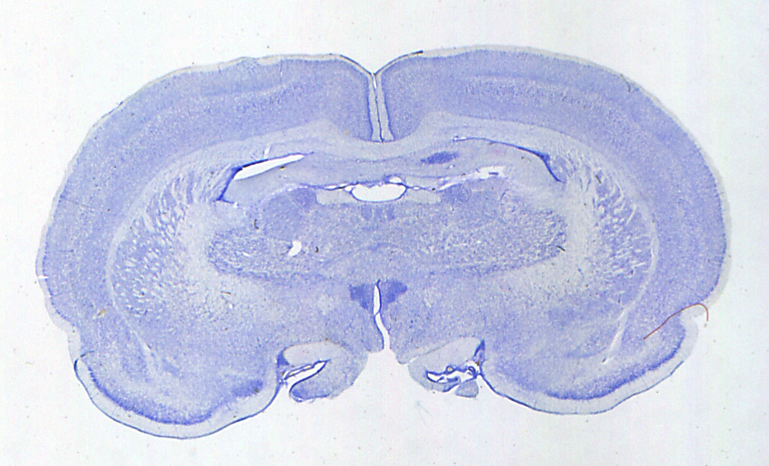
%> input picture images/01.tiff, 769 x 466 px
$ octave --eval "result = alignImageUsingFeaturePoints(imread('images/01.tiff'));"   (GNU Octave 9; MATLAB toolbox functions it lacks are replaced by stand-ins)
%> lines starting %> are read from the running program, lines starting %| are printed output that depends on the picture; in (x1, y1, x2, y2) boxes, pixels count from 0 and x2, y2 are one past the last pixel; in counts of white or black regions, pixels touching at a corner belong together; the program's own positions count from 1
### autoGray2BW.m
% Author: Fergal Walsh NUIM

function bw = autoGray2BW(I)
level = graythresh(I);
bw = 1 - im2bw(I,level);
end

### findVentriclePoint.m
function [x1, y1] = findPoint1(I)
I = 1 - autoGray2BW(I);
I = I(:, 400:500);
I = bwmorph(I, 'close', 4);
I = bwmorph(I, 'open', 4);
I = bwmorph(I, 'erode', 2);
I = bwmorph(I, 'dilate', 2);
[L, n] = bwlabel(I);
a = L(2,2); % Label of area above brain
b = L(end-1,2); % Label of area below brain
c = 0; % Label of the brain area
y1 = 0;
x1 = 0;
for i=1:n
    if(i~=a && i~=b && i~=c)
        [x,y] = bin_position(L,i);
        if y > y1
            y1 = round(y);
            x1 = 400 + round(x);
        end
    end
end

### createMask.m
% Author: Fergal Walsh NUIM

function B = createMask(B)
B = bwmorph(B, 'clean', 1);
B = imfill(B, 'holes');
[L, num] = bwlabel(B);
[h,w] = size(B);
totalArea = h*w;
maxArea = 0;
maxi = 0;
for i=1:num
    a = length(find(L==i));
    if a > maxArea
        maxArea = a;
        maxi = i;
        if a > totalArea / 2
            break;
        end
    end
end
IX = find(L==maxi);
B(:) = 0;
B(IX) = 1;
end

### findVPoint.m
% Author: Fergal Walsh NUIM

function [x2, y2] = findPoint2(I)
	B = autoGray2BW(I);
	M = createMask(B);
	% Now find V point
	M = M(1:300, 400:500);
	[x, y] = find(M == 0);
	[v, i] = max(x);
	x2 = y(i) + 400;
	y2 = v;

### angleBetweenPoints.m
% Author: Fergal Walsh NUIM

function theta = angleBetweenPoints(x1,y1,x2,y2,x3,y3)
    H = sqrt((x1-x2).^2 + (y1-y2).^2);
    O = sqrt((x1-x3).^2 + (y1-y3).^2);
    sinTheta = O/H;
    theta = asin(sinTheta);
    theta = 90 - (theta * 180 / pi);
    if theta == 90
        theta = 0;
    end
    if x3 > x2
        theta = 1 - theta;
    end
end

### getBoundingBox.m
% Author: Fergal Walsh NUIM

function rect = getBoundingBox(I)
B = autoGray2BW(I);
M = createMask(B);
[X, Y] = find(M==1);
x = min(Y);
y = min(X);
w = max(Y) - x;
h = max(X) - y;
rect = [x,y,w,h];
end

### alignImageUsingFeaturePoints.m
% Author: Fergal Walsh NUIM

function I = alignImageUsingFeaturePoints(I)
	theta = 2; % set to anything > 1 to start with
	while abs(theta) > 1
		[x1, y1] = findVentriclePoint(I);% ventricle point
		[x2, y2] = findVPoint(I);% V point
		x3 = x1;
		y3 = y2;
		theta = angleBetweenPoints(x1,y1,x2,y2,x3,y3);
		I(I==0) = 1;
		I(y2,x2) = 0; % make V point a unique value so we can find it again after rotation
		I(y2,x2+1) = 0;

		I = 255 - I;
		I = imrotate(I,theta,'nearest','crop'); % rotate image
		I = 255 - I;

		[X,Y] = find(I==0,1);% V point
		x2 = Y(1);
		y2 = X(1);
		box = getBoundingBox(I);
		shiftY = 300 - floor(box(2) + (box(4) / 2));
		box(2) = box(2) + shiftY;
		shiftX = 450 - x2;
		I = 255 - I;
		I = circshift(I, [shiftY, shiftX]); % shift image
		I = 255 - I;
	end
%> this loop made 7 passes
%> (x1, y1) on passes 1 to 7: (466, 377), (499, 462), (431, 461), (409, 465), (410, 422), (468, 452), (460, 453)
%> pass 1, in autoGray2BW, `bw = 1 - im2bw(I,level);`:
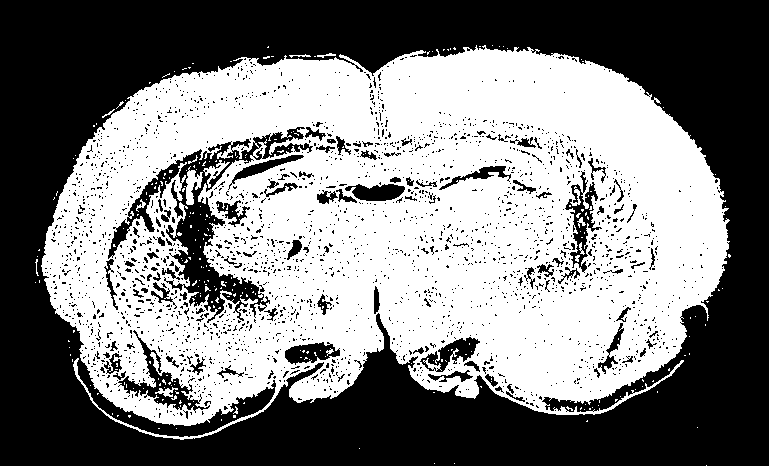
%> bw: size 466x769 double; values 0 (black) and 1 (white), 50% white; 2371 black regions (2265 under 20 px), largest, box (x1, y1, x2, y2) and area: (0, 0, 769, 466) 152493, (108, 127, 313, 323) 7771, (118, 330, 210, 413) 1510
%> pass 1, in findPoint1, `I = I(:, 400:500);`:
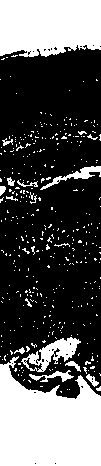
%> I: size 466x101 double; values 0 (black) and 1 (white), 34.4% white; 382 white regions (365 under 20 px), largest, box (x1, y1, x2, y2) and area: (0, 356, 101, 466) 8040, (0, 0, 101, 57) 5263, (21, 337, 81, 372) 830
%> pass 1, in findPoint1, `I = bwmorph(I, 'close', 4);`:
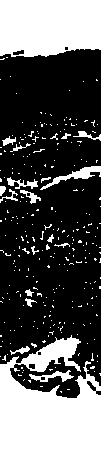
%> I: size 466x101 logical; 35.9% white; 281 white regions (262 under 20 px), largest, box (x1, y1, x2, y2) and area: (0, 335, 101, 466) 9308, (0, 0, 101, 57) 5353, (40, 166, 101, 190) 374
%> after the loop:
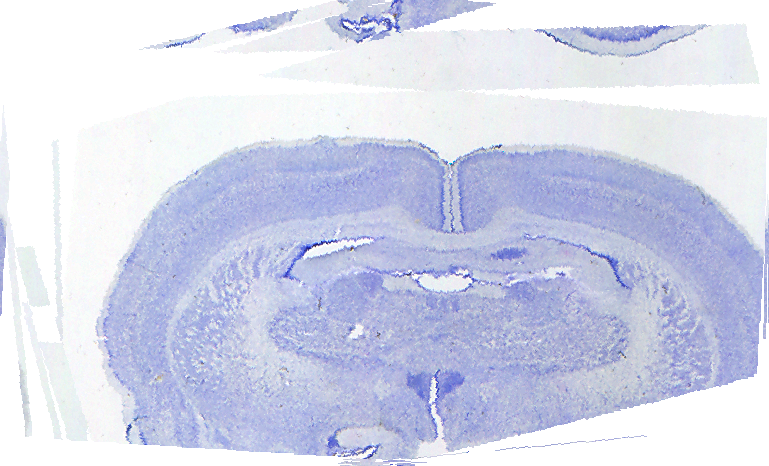
%> I: size 466x769x3 uint8; mean R, G, B 211.7, 215.8, 235.2
%> after the loop, box = [103 136 666 329]
end

$ run again, on images/02.tiff
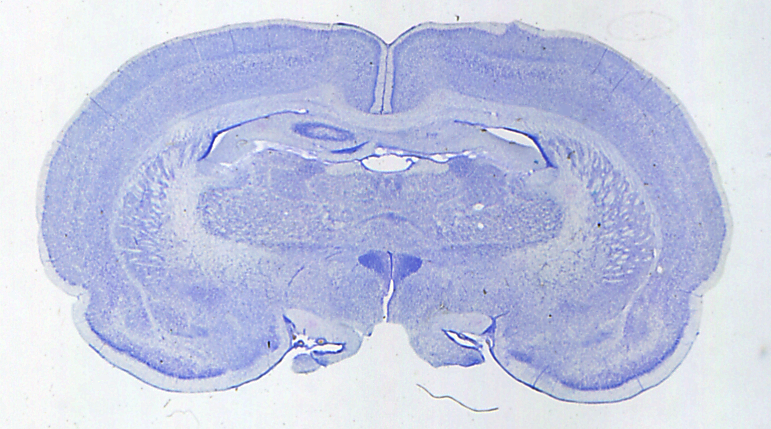
%> input picture images/02.tiff, 771 x 429 px
%> the loop in alignImageUsingFeaturePoints, `while abs(theta) > 1` made 20 passes
%> (x1, y1) on passes 1 to 8: (483, 341), (485, 315), (455, 402), (473, 422), (422, 383), (473, 403), (466, 408), (464, 399)
%> pass 1, in autoGray2BW, `bw = 1 - im2bw(I,level);`:
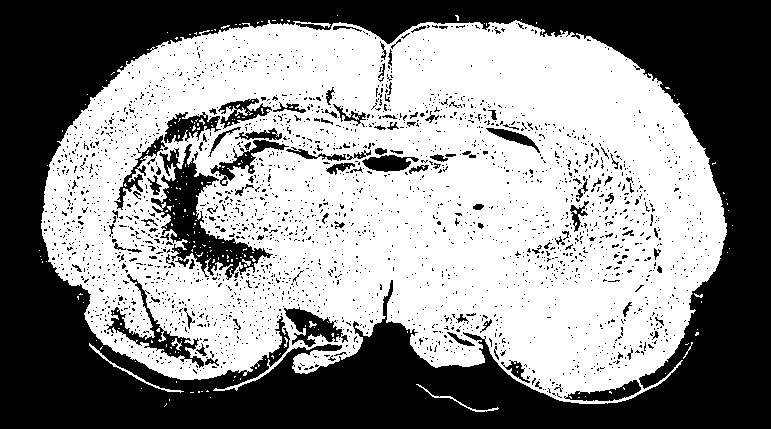
%> bw: size 429x771 double; values 0 (black) and 1 (white), 55.3% white; 2511 black regions (2401 under 20 px), largest, box (x1, y1, x2, y2) and area: (0, 0, 771, 429) 123703, (151, 144, 273, 280) 4808, (106, 274, 204, 368) 1477
%> after the loop in alignImageUsingFeaturePoints, `while abs(theta) > 1`:
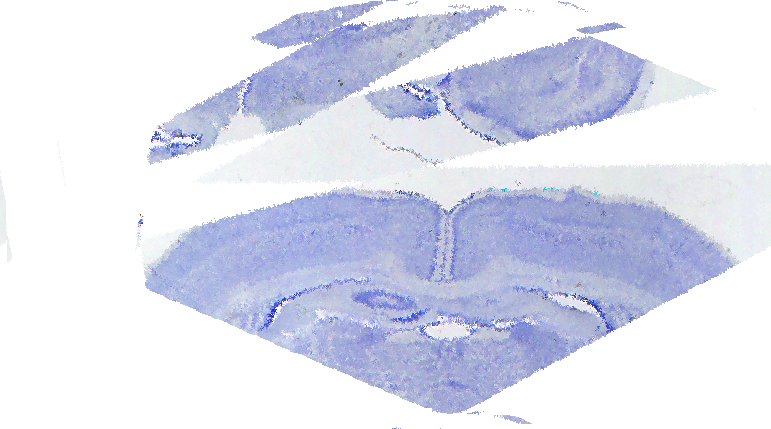
%> I: size 429x771x3 uint8; mean R, G, B 221, 224.2, 239.3

$ run again, on images/04.tiff
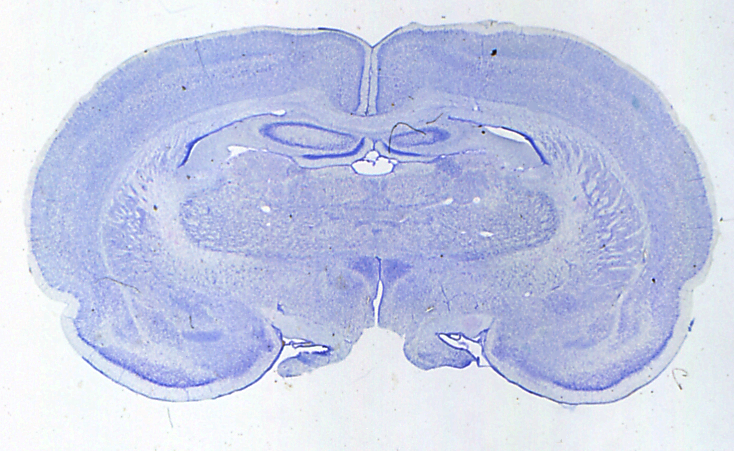
%> input picture images/04.tiff, 734 x 451 px
%> the loop in alignImageUsingFeaturePoints, `while abs(theta) > 1` made 2 passes
%> (x1, y1) on passes 1 to 2: (476, 349), (450, 450)
%> pass 1, in autoGray2BW, `bw = 1 - im2bw(I,level);`:
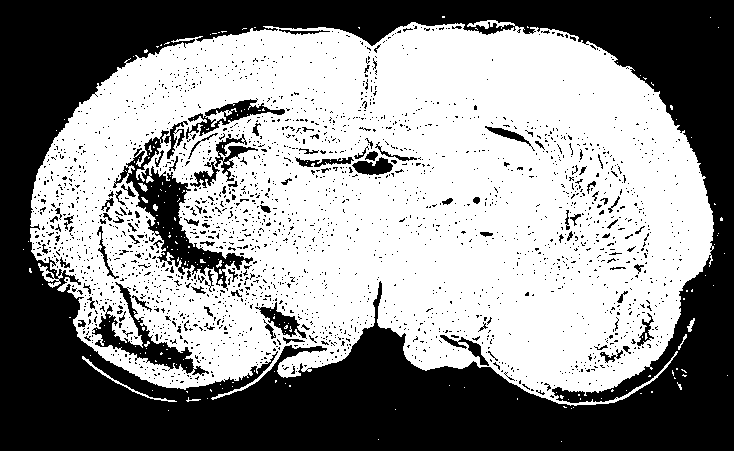
%> bw: size 451x734 double; values 0 (black) and 1 (white), 56% white; 2379 black regions (2279 under 20 px), largest, box (x1, y1, x2, y2) and area: (0, 0, 734, 451) 124175, (113, 130, 253, 291) 4526, (92, 282, 209, 376) 2215
%> after the loop in alignImageUsingFeaturePoints, `while abs(theta) > 1`:
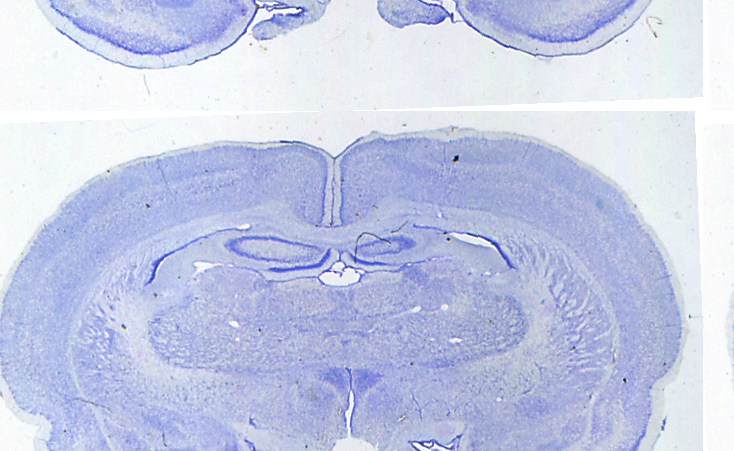
%> I: size 451x734x3 uint8; mean R, G, B 197.8, 204.8, 231
%> after the loop in alignImageUsingFeaturePoints, `while abs(theta) > 1`: box = [1 127 683 346]
